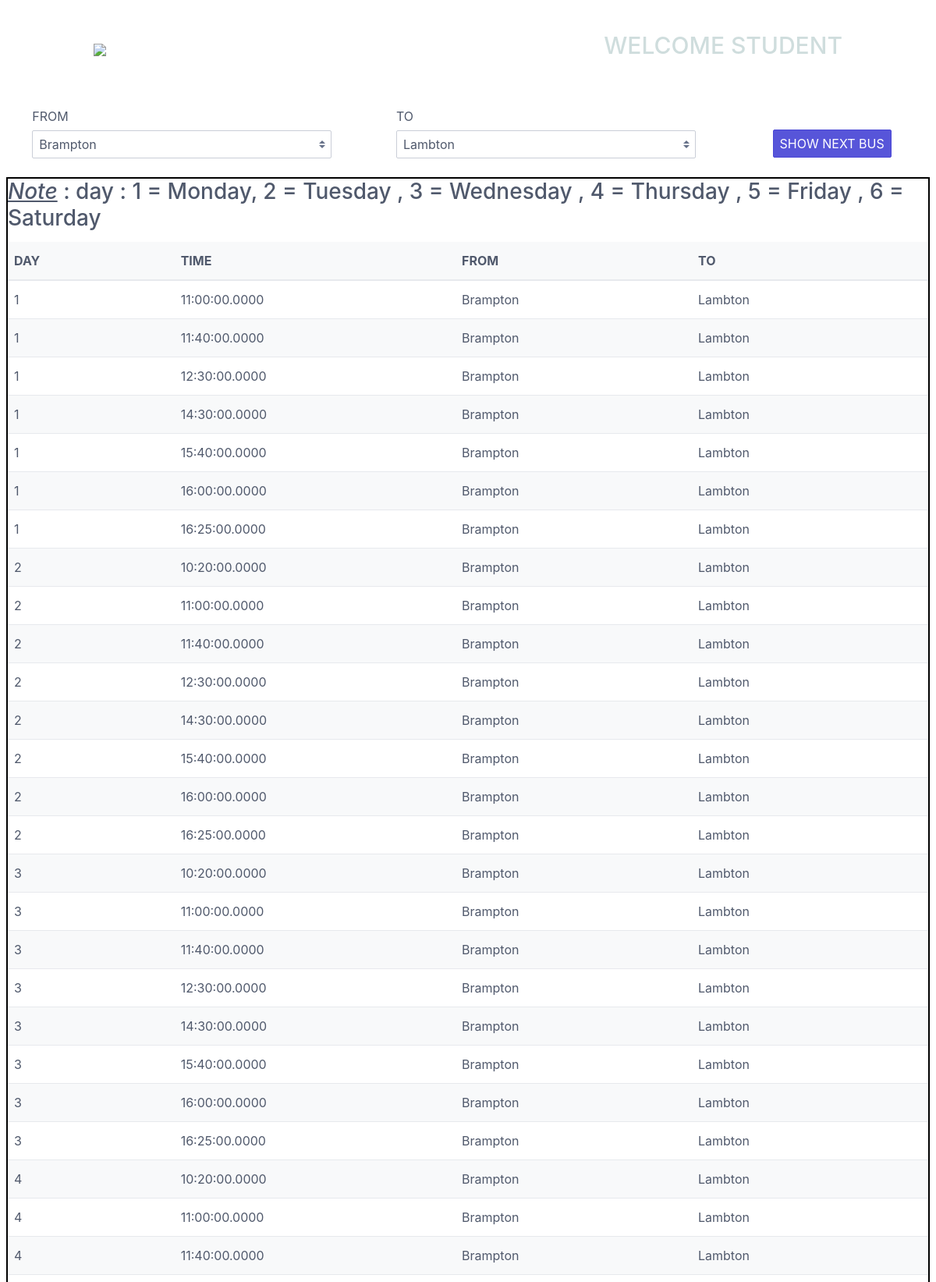
The page /studentshowallbus.php (upper part) on the database its author committed.
### tables this page shows
CREATE TABLE `bus_from_brampton` (
  `id` int(5) NOT NULL,
  `day_id` varchar(11) NOT NULL,
  `dept_time` time(4) NOT NULL,
  `dept_loc` varchar(50) NOT NULL,
  `destination` varchar(50) NOT NULL
);

### studentshowallbus.php (the view, shortened to what this page needs)
<?php
$dbhost = "localhost";
$dbuser = "root";
$dbpass = "";
$dbname = "cestar_bus";
$connection = mysqli_connect($dbhost, $dbuser, $dbpass, $dbname);
$sql = "SELECT * FROM bus_from_brampton";
$results = mysqli_query($connection, $sql);
?>
<!DOCTYPE html>
<html>
  <head>
    <link rel="stylesheet" href="css/spectre.min.css">
    <link rel="stylesheet" href="css/spectre-exp.min.css">
    <link rel="stylesheet" href="css/spectre-icons.min.css">
  </head>
  <body>
	<header class="navbar">
	  <section class="navbar-center">
		<a href="index.php"><img src="https://www.lambtoncollege.ca/images/header/Logo.png" style="max-width:128px;"></a>
	  </section>
	  <section class="navbar-section">
	  <h1 style="font-size:30px; text-align:center; color:#1553"> WELCOME STUDENT </h1>
	  </section>
	</header>
	<div class="container">
	  <div class="columns">
		<div class="column col-4 centered">
		<form  class="form-group" method="Post" action="nextbus.php">
		<label class="form-label" for="input-example-1" > FROM </label>
		<div class="form-group">
  <select  class="form-select" name="from">
    <option value="Brampton">Brampton</option>
  </select>
		</div>
		</div>
	<div class="column col-4 centered">
		<label class="form-label" for="input-example-1" > TO </label>
   <div class="form-group" >
  <select class="form-select"  name="to">
     <option value="Lambton">Lambton</option>
  </select>
</div>
</div>
		<div class="column col-2 centered" style="margin-top:11px;">
		<br>
  <input type="submit" class="btn btn-primary centered"  value=" SHOW NEXT BUS " ></input>
		</div>
		</div>
		</div>
		<br>
		<div class="column col-12 centered">
			<div style="border:2px solid black ">
			<h3> <u><i>Note</i></u> : day : 1 = Monday, 2 = Tuesday , 3 = Wednesday , 4 = Thursday  , 5 = Friday , 6 = Saturday </h3>
			<table class="table table-striped table-hover">
			<tr>
			<th>	DAY	</th>
			<th>	TIME	</th>
			<th>	FROM	</th>
			<th>	TO	</th>
			</tr>
			<?php
				while ($record = mysqli_fetch_assoc($results)) {
			?>
			<tr>
			<td><?php  echo $record["day_id"]	 ?>	</td>
			<td><?php  echo $record["dept_time"]	 ?>	</td>
			<td><?php  echo $record["dept_loc"]	 ?>	</td>
			<td><?php  echo $record["destination"]	 ?>	</td>
			<?php
				}
			?>
			</tr>
			</table>
			</div>
		</div>
  </body>
</html>

### studentshowallbus.php (style rules this page uses)
header { max-width:960px; margin:0 auto; margin-top:40px; }
div.container { margin-top:40px; }
h1 { font-size:24px; }

### rows shown on the page
bus_from_brampton: day "1", dept_time "11:00:00.0000", dept_loc "Brampton", destination "Lambton"
bus_from_brampton: day "1", dept_time "11:40:00.0000", dept_loc "Brampton", destination "Lambton"
bus_from_brampton: day "1", dept_time "12:30:00.0000", dept_loc "Brampton", destination "Lambton"
bus_from_brampton: day "1", dept_time "14:30:00.0000", dept_loc "Brampton", destination "Lambton"
bus_from_brampton: day "1", dept_time "15:40:00.0000", dept_loc "Brampton", destination "Lambton"
bus_from_brampton: day "1", dept_time "16:00:00.0000", dept_loc "Brampton", destination "Lambton"
bus_from_brampton: day "1", dept_time "16:25:00.0000", dept_loc "Brampton", destination "Lambton"
bus_from_brampton: day "2", dept_time "10:20:00.0000", dept_loc "Brampton", destination "Lambton"
bus_from_brampton: day "2", dept_time "11:00:00.0000", dept_loc "Brampton", destination "Lambton"
bus_from_brampton: day "2", dept_time "11:40:00.0000", dept_loc "Brampton", destination "Lambton"
bus_from_brampton: day "2", dept_time "12:30:00.0000", dept_loc "Brampton", destination "Lambton"
bus_from_brampton: day "2", dept_time "14:30:00.0000", dept_loc "Brampton", destination "Lambton"
bus_from_brampton: day "2", dept_time "15:40:00.0000", dept_loc "Brampton", destination "Lambton"
bus_from_brampton: day "2", dept_time "16:00:00.0000", dept_loc "Brampton", destination "Lambton"
bus_from_brampton: day "2", dept_time "16:25:00.0000", dept_loc "Brampton", destination "Lambton"
bus_from_brampton: day "3", dept_time "10:20:00.0000", dept_loc "Brampton", destination "Lambton"
bus_from_brampton: day "3", dept_time "11:00:00.0000", dept_loc "Brampton", destination "Lambton"
bus_from_brampton: day "3", dept_time "11:40:00.0000", dept_loc "Brampton", destination "Lambton"
bus_from_brampton: day "3", dept_time "12:30:00.0000", dept_loc "Brampton", destination "Lambton"
bus_from_brampton: day "3", dept_time "14:30:00.0000", dept_loc "Brampton", destination "Lambton"
bus_from_brampton: day "3", dept_time "15:40:00.0000", dept_loc "Brampton", destination "Lambton"
bus_from_brampton: day "3", dept_time "16:00:00.0000", dept_loc "Brampton", destination "Lambton"
bus_from_brampton: day "3", dept_time "16:25:00.0000", dept_loc "Brampton", destination "Lambton"
bus_from_brampton: day "4", dept_time "10:20:00.0000", dept_loc "Brampton", destination "Lambton"
bus_from_brampton: day "4", dept_time "11:00:00.0000", dept_loc "Brampton", destination "Lambton"
bus_from_brampton: day "4", dept_time "11:40:00.0000", dept_loc "Brampton", destination "Lambton"
